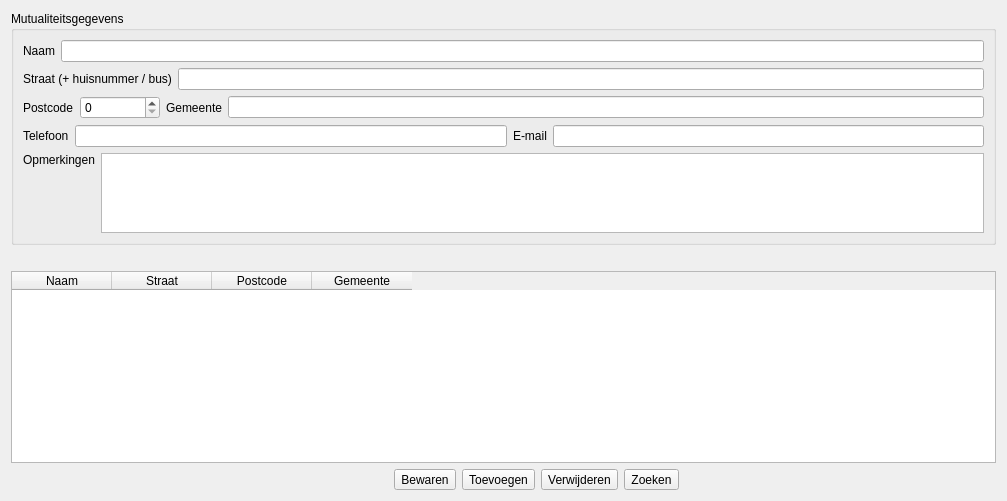
      <widget class="QWidget" name="tabMutualiteit" >
       <attribute name="title" >
        <string>Mutualiteiten</string>
       </attribute>
       <layout class="QGridLayout" name="gridLayout_12" >
        <item row="0" column="0" >
         <widget class="QGroupBox" name="groupBoxKlant_3" >
          <property name="sizePolicy" >
           <sizepolicy vsizetype="Preferred" hsizetype="Expanding" >
            <horstretch>0</horstretch>
            <verstretch>0</verstretch>
           </sizepolicy>
          </property>
          <property name="title" >
           <string>Mutualiteitsgegevens</string>
          </property>
          <layout class="QGridLayout" name="gridLayout_11" >
           <item row="0" column="0" >
            <layout class="QHBoxLayout" name="horizontalLayout_15" >
             <item>
              <widget class="QLabel" name="label_40" >
               <property name="text" >
                <string>Naam</string>
               </property>
              </widget>
             </item>
             <item>
              <widget class="QLineEdit" name="lineEdit_26" />
             </item>
            </layout>
           </item>
           <item row="1" column="0" >
            <layout class="QHBoxLayout" name="horizontalLayout_16" >
             <item>
              <widget class="QLabel" name="label_42" >
               <property name="text" >
                <string>Straat (+ huisnummer / bus)</string>
               </property>
              </widget>
             </item>
             <item>
              <widget class="QLineEdit" name="lineEdit_29" />
             </item>
            </layout>
           </item>
           <item row="2" column="0" >
            <layout class="QHBoxLayout" name="horizontalLayout_19" >
             <item>
              <widget class="QLabel" name="label_44" >
               <property name="text" >
                <string>Postcode</string>
               </property>
              </widget>
             </item>
             <item>
              <widget class="QSpinBox" name="spinBox_3" >
               <property name="sizePolicy" >
                <sizepolicy vsizetype="Fixed" hsizetype="Preferred" >
                 <horstretch>0</horstretch>
                 <verstretch>0</verstretch>
                </sizepolicy>
               </property>
               <property name="minimumSize" >
                <size>
                 <width>80</width>
                 <height>0</height>
                </size>
               </property>
              </widget>
             </item>
             <item>
              <widget class="QLabel" name="label_45" >
               <property name="text" >
                <string>Gemeente</string>
               </property>
              </widget>
             </item>
             <item>
              <widget class="QLineEdit" name="lineEdit_30" />
             </item>
            </layout>
           </item>
           <item row="3" column="0" >
            <layout class="QHBoxLayout" name="horizontalLayout_20" >
             <item>
              <widget class="QLabel" name="label_46" >
               <property name="text" >
                <string>Telefoon</string>
               </property>
              </widget>
             </item>
             <item>
              <widget class="QLineEdit" name="lineEdit_31" />
             </item>
             <item>
              <widget class="QLabel" name="label_47" >
               <property name="text" >
                <string>E-mail</string>
               </property>
              </widget>
             </item>
             <item>
              <widget class="QLineEdit" name="lineEdit_32" />
             </item>
            </layout>
           </item>
           <item row="4" column="0" >
            <layout class="QHBoxLayout" name="horizontalLayout_21" >
             <item>
              <widget class="QLabel" name="label_48" >
               <property name="text" >
                <string>Opmerkingen</string>
               </property>
               <property name="alignment" >
                <set>Qt::AlignLeading|Qt::AlignLeft|Qt::AlignTop</set>
               </property>
              </widget>
             </item>
             <item>
              <widget class="QTextEdit" name="textEdit_3" >
               <property name="sizePolicy" >
                <sizepolicy vsizetype="Preferred" hsizetype="Expanding" >
                 <horstretch>0</horstretch>
                 <verstretch>0</verstretch>
                </sizepolicy>
               </property>
               <property name="maximumSize" >
                <size>
                 <width>16777215</width>
                 <height>80</height>
                </size>
               </property>
              </widget>
             </item>
            </layout>
           </item>
          </layout>
         </widget>
        </item>
        <item row="1" column="0" >
         <spacer name="verticalSpacer_3" >
          <property name="orientation" >
           <enum>Qt::Vertical</enum>
          </property>
          <property name="sizeType" >
           <enum>QSizePolicy::Fixed</enum>
          </property>
          <property name="sizeHint" stdset="0" >
           <size>
            <width>827</width>
            <height>20</height>
           </size>
          </property>
         </spacer>
        </item>
        <item row="2" column="0" >
         <widget class="QTableWidget" name="tableWidget_3" >
          <property name="columnCount" >
           <number>4</number>
          </property>
          <column>
           <property name="text" >
            <string>Naam</string>
           </property>
          </column>
          <column>
           <property name="text" >
            <string>Straat</string>
           </property>
          </column>
          <column>
           <property name="text" >
            <string>Postcode</string>
           </property>
          </column>
          <column>
           <property name="text" >
            <string>Gemeente</string>
           </property>
          </column>
         </widget>
        </item>
        <item row="3" column="0" >
         <layout class="QHBoxLayout" name="horizontalLayout_26" >
          <item>
           <spacer name="horizontalSpacer_5" >
            <property name="orientation" >
             <enum>Qt::Horizontal</enum>
            </property>
            <property name="sizeHint" stdset="0" >
             <size>
              <width>383</width>
              <height>20</height>
             </size>
            </property>
           </spacer>
          </item>
          <item>
           <widget class="QToolButton" name="toolButton_9" >
            <property name="text" >
             <string>Bewaren</string>
            </property>
            <property name="icon" >
             <iconset>
              <normalon>:/icons/filesave-64.png</normalon>
             </iconset>
            </property>
           </widget>
          </item>
          <item>
           <widget class="QToolButton" name="toolButton_10" >
            <property name="text" >
             <string>Toevoegen</string>
            </property>
            <property name="icon" >
             <iconset>
              <normalon>:/icons/edit_add-64.png</normalon>
             </iconset>
            </property>
           </widget>
          </item>
          <item>
           <widget class="QToolButton" name="toolButton_11" >
            <property name="text" >
             <string>Verwijderen</string>
            </property>
            <property name="icon" >
             <iconset>
              <normalon>:/icons/edit_remove-64.png</normalon>
             </iconset>
            </property>
           </widget>
          </item>
          <item>
           <widget class="QToolButton" name="toolButton_12" >
            <property name="text" >
             <string>Zoeken</string>
            </property>
            <property name="icon" >
             <iconset>
              <normalon>:/icons/mail_find-64.png</normalon>
             </iconset>
            </property>
           </widget>
          </item>
          <item>
           <spacer name="horizontalSpacer_6" >
            <property name="orientation" >
             <enum>Qt::Horizontal</enum>
            </property>
            <property name="sizeHint" stdset="0" >
             <size>
              <width>317</width>
              <height>20</height>
             </size>
            </property>
           </spacer>
          </item>
         </layout>
        </item>
       </layout>
      </widget>
